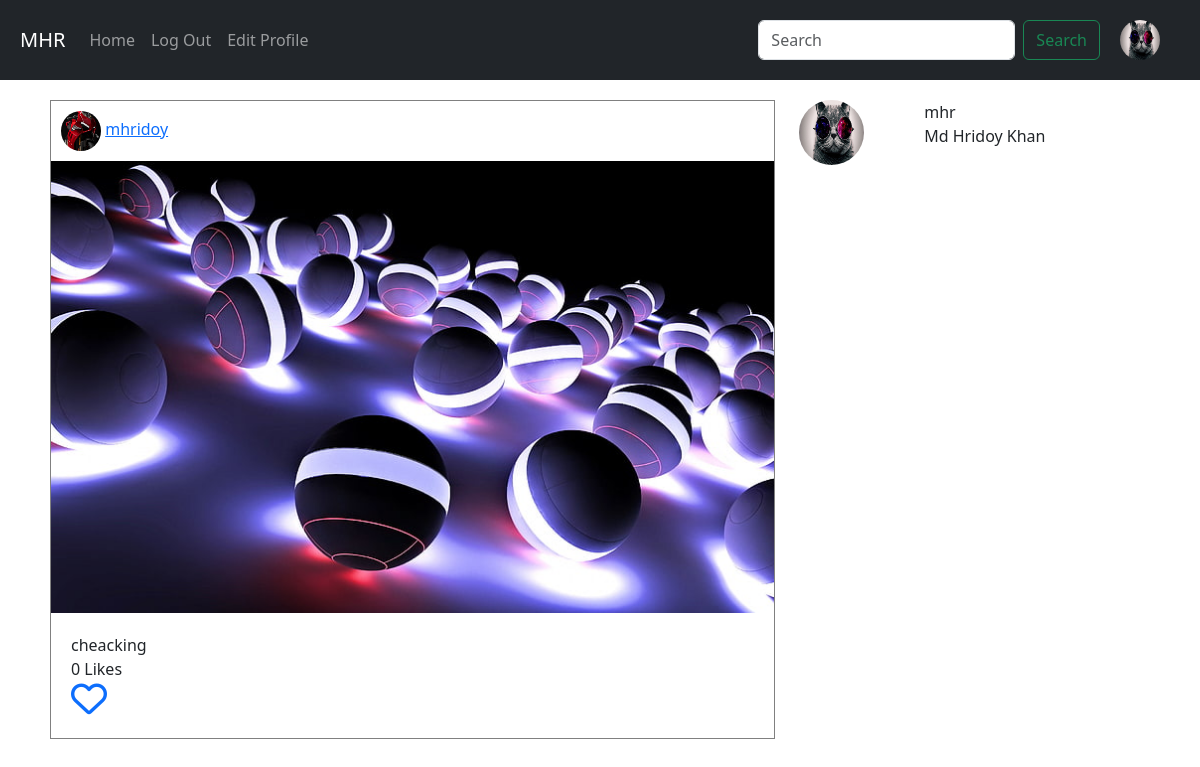
The page /post/ (signed in) on the database as committed earlier.
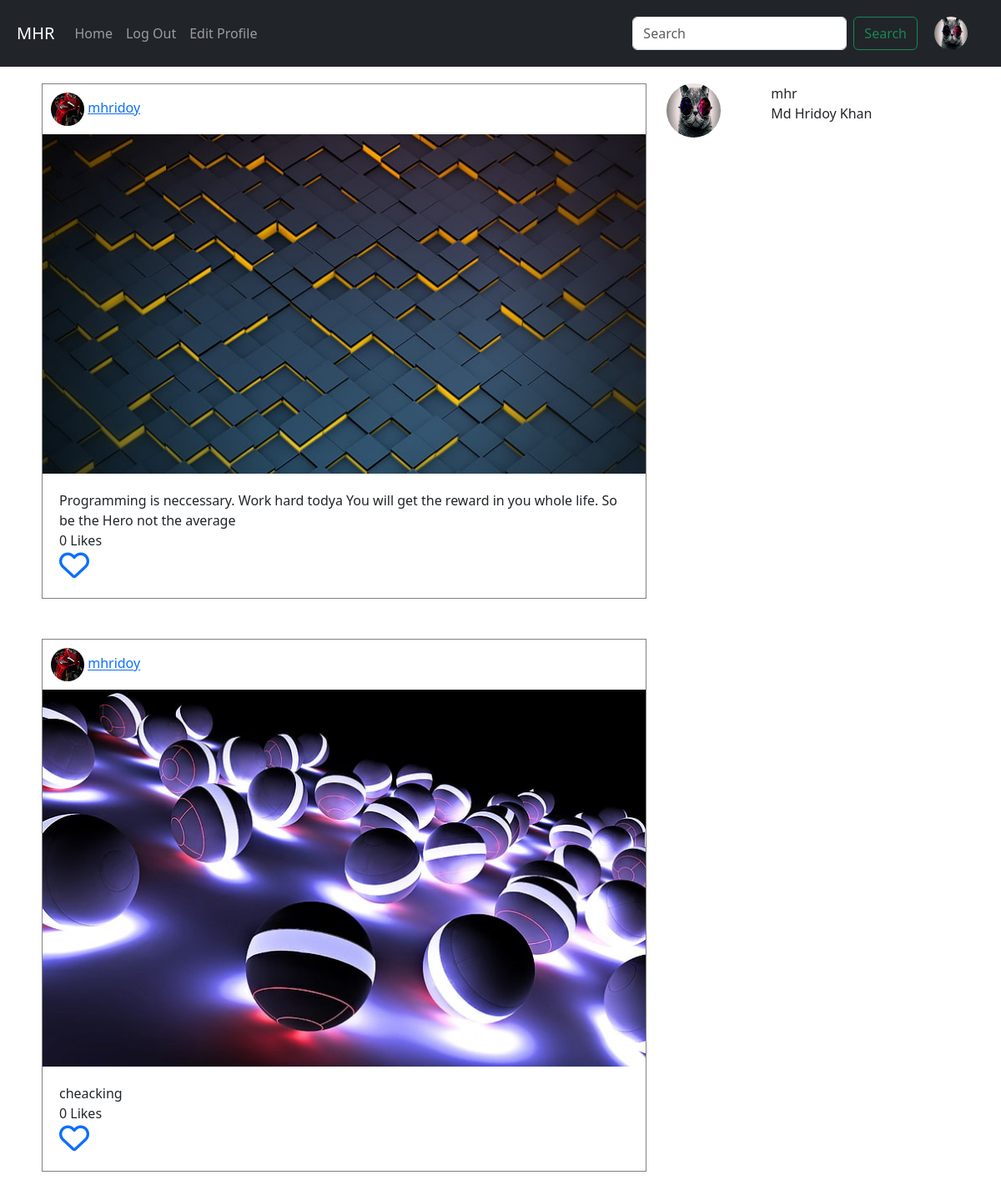
The same page on the database as committed later.
### Auth_app/models.py (models this page shows)
class UserProfile(models.Model):
    user = models.OneToOneField(User, on_delete=models.CASCADE, related_name='user_profile')
    full_name = models.CharField(max_length=264, blank=True)
    profile_pic = models.ImageField(upload_to='profile_pics', blank=True)
    description = models.TextField(blank=True)
    dob = models.DateField(blank=True, null=True)
    website = models.URLField(blank=True)
    facebook = models.URLField(blank=True)

### app_post/models.py (models this page shows)
class Post(models.Model):
    author = models.ForeignKey(User, on_delete=models.CASCADE, related_name="Post")
    image = models.ImageField(upload_to='post_image')
    caption = models.CharField(max_length=264, blank=True)
    upload_date = models.DateTimeField(auto_now_add=True)
    update_date = models.DateTimeField(auto_now=True)
    class Meta:
        ordering = ['-upload_date', ]

### app_post/views.py (the view)
# urls.py: path('',views.home, name="home"),
@login_required
def home(request):
    following_list = Follow.objects.filter(follower=request.user)
    posts = Post.objects.filter(author__in=following_list.values_list('following'))
    liked_post = Like.objects.filter(user=request.user)
    liked_post_list = liked_post.values_list('post', flat=True)
    print(liked_post)
    if request.method == "GET":
        search = request.GET.get('search', '')
        result = User.objects.filter(username__icontains=search)
    return render(request, 'app_post/home.html', context={'title':'Homepage', 'search':search, 'result':result, 'posts':posts, 'liked_post_list':liked_post_list})

### templates/app_post/home.html (shortened to what this page needs)
{% extends 'navbar.html' %}
{% block content %}
{% if search %}
    {% for user in result %}
        <div class="row">
            <div class="col-sm-2">
                {% if user.user_profile.profile_pic %}
                <img src="/media/{{user.user_profile.profile_pic}}" width="65px" height="65px" class="rounded-circle">
                {% else %}
                <img src="/media/avatar.png" width="65px" height="65px"
                class="rounded-circle">
                {% endif %}
            </div>
            <div class="col-sm-10">
                <a href="{% url 'auth_app:user_other' username=user.username %}"><h6>{{user.username}}</h6></a>
                <h6>{{user.user_profile.full_name}}</h6>
            </div>
        </div>
        <br>
    {% endfor %}
{% else %}
    <div class="row">
        <div class="col-sm-8">
                {% for post in posts %}
                    <div style="border: 1px solid gray;">
                        <div style="padding: 10px;">
                            {% if post.author.user_profile.profile_pic %}
                            <img src="/media/{{post.author.user_profile.profile_pic}}"
                            alt="User Image" width="40px" height="40px" class="rounded-circle">
                            {% else %}
                                <img src="/media/avatar.png" width="40px" height="40px"
                                class="rounded-circle">
                            {% endif %}
                            <a href="{% url 'auth_app:user_other' username=post.author %}">{{post.author}}</a>
                        </div>
                        <img src="/media/{{post.image}}" width="100%" alt="">
                        <div style="padding: 20px;">
                            {{post.caption}} <br>
                            {{post.liked_post.count}} Likes <br>
                            {% if post.pk in liked_post_list %}
                            <a href="{% url 'app_post:unliked' pk=post.pk %}"><i class="fas fa-heart" style="font-size: 36px;"></i></a>
                            {% else %}
                            <a href="{% url 'app_post:liked' pk=post.pk %}"><i class="far fa-heart" style="font-size: 36px;"></i></a>
                            {% endif %}
                        </div>
                    </div>
                    <br><br>
                {% endfor %}
        </div>
        <div class="col-sm-4">
            <div class="row">
                <div class="col-sm-4">
                    {% if user.user_profile.profile_pic %}
                    <img src="/media/{{user.user_profile.profile_pic}}" width="65px" height="65px" class="rounded-circle">
                    {% else %}
                    <img src="/media/avatar.png" width="65px" height="65px"
                    class="rounded-circle">
                    {% endif %}
                </div>
                <div class="col-sm-8">
                    {{user.username}}
                    <br>
                    {{user.user_profile.full_name}}
                </div>
            </div>
        </div>
    </div>
{% endif %}
{% endblock %}

### templates/navbar.html (shortened to what this page needs)
<!DOCTYPE html>
<html lang="en">
<head>
    <link href="https://cdn.jsdelivr.net/npm/bootstrap@5.3.3/dist/css/bootstrap.min.css" rel="stylesheet">
    <link rel="stylesheet" href="https://cdnjs.cloudflare.com/ajax/libs/font-awesome/6.5.0/css/all.min.css"/>
</head>
<body>
    <nav class="navbar navbar-expand-lg navbar-dark bg-dark" style="padding: 20px;">
        <a class="navbar-brand" href="{% url 'app_post:home' %}">MHR</a>
        <div class="collapse navbar-collapse" id="navbarSupportedContent">
            <ul class="navbar-nav mr-auto">
                <li class="nav-item active">
                    <a class="nav-link" href="{% url 'app_post:home' %}">Home</a>
                </li>
                <li class="nav-item">
                    <a class="nav-link" href="{% url 'auth_app:logout' %}">Log Out</a>
                </li>
                <li class="nav-item">
                    <a class="nav-link" href="{% url 'auth_app:edit_profile' %}">Edit Profile</a>
                </li>
            </ul>
            <div class="d-flex ms-auto" style="padding-right: 20px;">
                <form class="d-flex" style="padding-right: 20px;" method="GET">
                    <input class="form-control me-2" type="search" placeholder="Search" aria-label="Search" name="search">
                    <button class="btn btn-outline-success" type="submit">Search</button>
                </form>
                {% if user.user_profile.profile_pic %}
                <a href="{% url 'auth_app:profile' %}"><img src="/media/{{user.user_profile.profile_pic}}"
                        alt="User Image" width="40px" height="40px" class="rounded-circle"></a>
                {% else %}
                <a href="{% url 'auth_app:profile' %}"><img src="/media/avatar.png" width="40px" height="40px"
                        class="rounded-circle"></a>
                {% endif %}
            </div>
        </div>
    </nav>
    <div class="container" style="padding: 20px;">
        {% block content %}
        {% endblock %}
    </div>
</body>
</html>

Rows that differ between the two databases and show on the page:
added Post: author.user_profile.profile_pic (picture), author "mhridoy", image (picture), caption "Programming is neccessary. Work hard todya You will get the reward in you whole life. So be the Hero not the average", liked_post.count "0"
